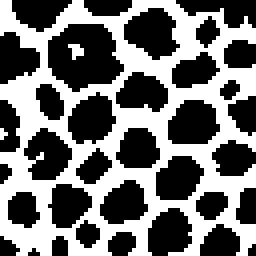
#> input picture ValidationSet/Val_1/Val_1_CellProfilerProcessed.tiff, 128 x 128 px, found by its file name (shown 2 times larger)
$ python 2-Erosion_Multithreaded_WIP.py   (older library calls are emulated)
#> lines starting #> are read from the running program, lines starting #| are printed output that depends on the picture; after the words box and inside, x2 and y2 are one past the last pixel; in counts of white or black regions, pixels touching at a corner belong together
### ProcessingPipeline/misc/share_array.py
# -*- coding: utf-8 -*-
"""share_array.py


Author -- Michael Widrich
Contact -- widrich@ml.jku.at
"""

import numpy as np
from multiprocessing import Array


# [37 lines left out: function get_shared_array, not called in this run]


def make_shared_array(np_array: np.ndarray, name: str):
    """ Crate a shared memory array (multiprocessing.Array) with name <name> from a numpy array.
    Shared memory array will be automatically initialized with the data from the numpy array.
    Shared memory array can accessed as numpy array using ShareArray.get_shared_array().

    Flattened shared memory array will be created as global variable with name <name> and it's shape information will
    be stored in another shared memory array <name>_shape, which is used by get_shared_array() to get the numpy shape.

    Parameters
    ----------
    np_array : np.ndarray
        Numpy array to create shared memory array from.
        Numpy datatype will be converted to ctypes datatype automatically.
        Data from numpy array will be used to initialize the shared array.
    name : str
        Name of the shared memory array as string.
        Shared memory array can be accessed as numpy array from multiple processes using get_shared_array(<name>).

    Example
    -------
    >>> from share_array.share_array import make_shared_array, get_shared_array
    >>> import numpy as np
    >>> np_array = np.arange(5*3).reshape(5,3)  # create a numpy array
    >>> if __name__ == '__main__':
    >>>     make_shared_array(np_array, name='my_shared_array')  # create shared memory array from numpy array
    >>> shared_np_array = get_shared_array('my_shared_array')  # get process safe shared memory array as numpy array
    """
    mp_dtype = np.ctypeslib.as_ctypes(np_array.dtype.type())._type_
    mp_array = Array(typecode_or_type=mp_dtype, size_or_initializer=int(np.prod(np_array.shape)))
    globals()[name] = mp_array
    shared_np_array = get_shared_array(name, shape=np_array.shape)
    shared_np_array[:] = np_array

    mp_array_shape = Array(typecode_or_type='l', size_or_initializer=len(np_array.shape))
    globals()[name + '_shape'] = mp_array_shape
    shared_np_array = get_shared_array(name + '_shape')
    shared_np_array[:] = np_array.shape

### ProcessingPipeline/2-Erosion_Multithreaded_WIP.py
from PIL import Image
import numpy as np
from matplotlib.pyplot import imshow
import matplotlib.pyplot as plt
import matplotlib.patches as patches
from tqdm import tqdm, trange
from tifffile import imsave

from multiprocessing import Pool
from misc.share_array import get_shared_array, make_shared_array


# import tifffile


inputDir = r"C:\Users\ssbcl\OneDrive\Documents\School\IndependentStudy\Data\ValidationSet\Val_1\Val_1_CellProfilerProcessed.tiff"

# inputDir = r"C:\Users\ssbcl\OneDrive\Documents\School\IndependentStudy\Data\Stalk1_4p5um_1272_4K_HMDS_clean_subset_segmented\2\Stalk1_4p5um_1272_4K_HMDS_clean_subset_smaller.tiff"

outputDir = r"C:\Users\ssbcl\OneDrive\Documents\School\IndependentStudy\Data\ValidationSet\Val_1\Val_1_CellProfilerProcessed_Eroded.tiff"

# Program to count islands in boolean 2D matrix
class Graph:

    # [59 lines left out: functions __init__, isSafe, DFS, countIslands, not called in this run]


# Loading data
print("The selected stack is a .tif")
dataset = Image.open(inputDir)
#> dataset is the input picture: PIL image 128x128 L; 44.4% white; 3 white regions (1 under 20 px), largest, box (x1, y1, x2, y2) and area: (0, 0, 128, 128) 7224, (34, 22, 42, 30) 40
h,w = np.shape(dataset)
#> h = 128; w = 128
tiffarray = np.zeros((h,w,dataset.n_frames))
for i in range(dataset.n_frames):
   dataset.seek(i)
   tiffarray[:,:,i] = np.array(dataset)
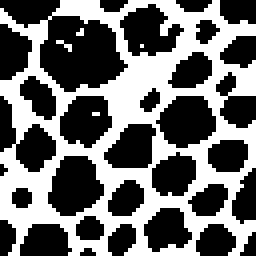
#> dataset: PIL image 128x128 L (shown 2 times larger); 43.1% white; 5 white regions (3 under 20 px), largest, box (x1, y1, x2, y2) and area: (0, 0, 128, 128) 7020, (28, 20, 36, 26) 20
expim = tiffarray.astype(np.uint8);
print(expim.shape)
#| (128, 128, 128)


# 2D-stacked smart erode multi-threaded
large_window_size=5
small_window_size=1
outCombined = np.zeros(tiffarray.shape, dtype=np.uint8)

# outCombined_shared = mp.Array(ctypes.c_uint8, tiffarray.shape[0] * tiffarray.shape[1] * tiffarray.shape[2])

# outCombined = np.frombuffer(outCombined_shared.get_obj())
make_shared_array(tiffarray, name="tiffarray")
#> (the run stopped early here; a loop or call above may not have finished)
